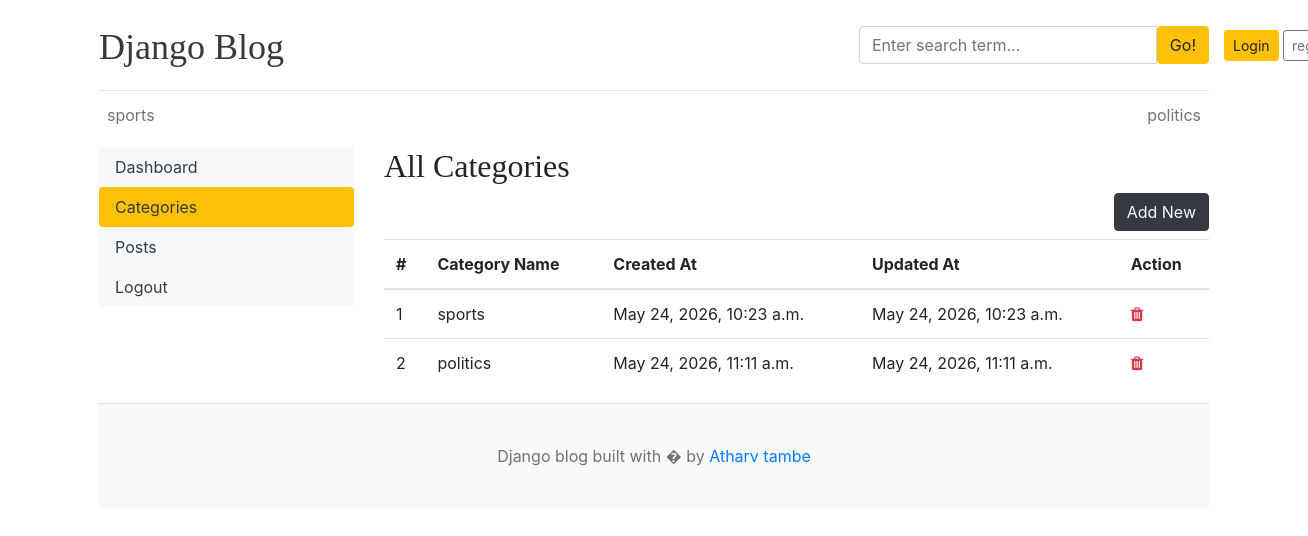
Page /dashboards/categories/ on the earlier database version.
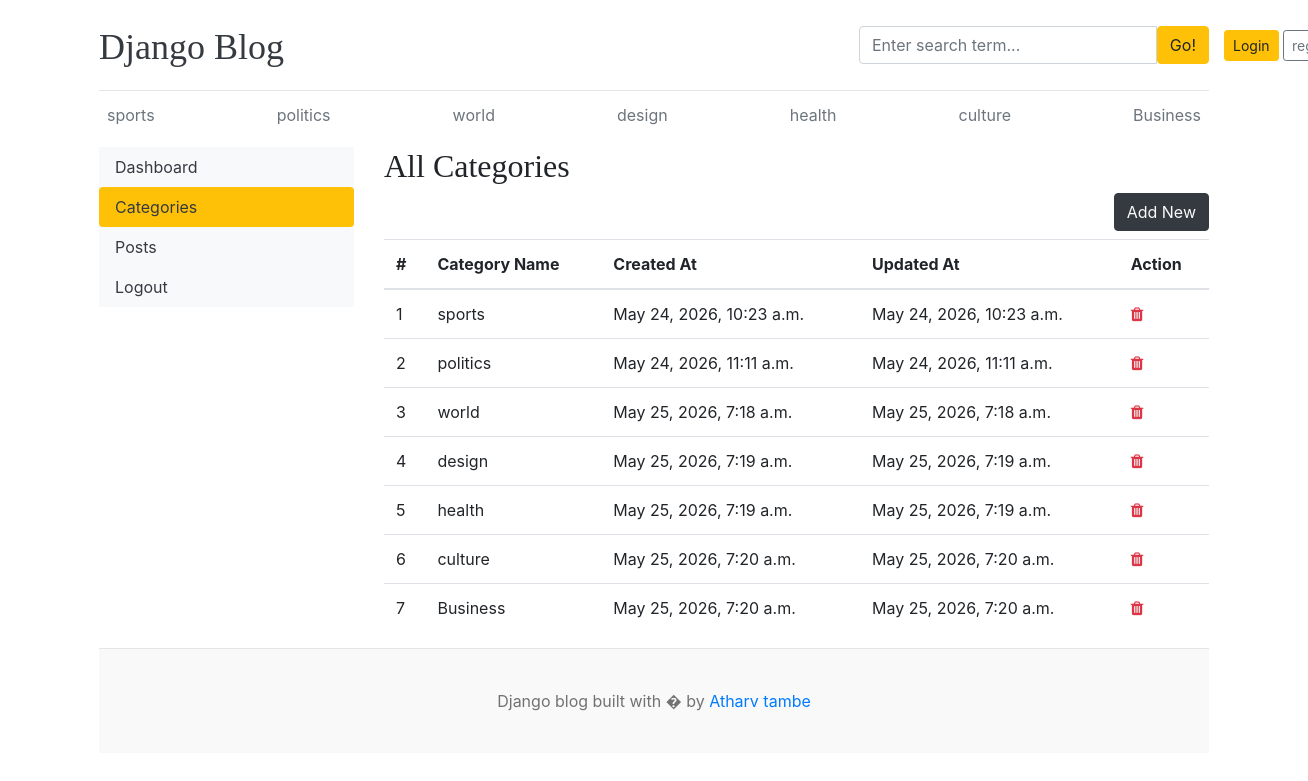
Same page on the later database version.
### blog/models.py (models this page shows)
class category(models.Model):
    category_name = models.CharField(max_length=50 , unique=True)
    created_at = models.DateTimeField(auto_now_add=True)
    updated_at = models.DateTimeField(auto_now=True)
    class Meta:
        verbose_name_plural = "calegories"
    def __str__(self):
        return self.category_name

### dashboards/views.py (the view)
# urls.py: path('categories/',views.categories,name='categories'),
def categories(request):
    return render(request,'dashboards/categories.html')

### blog/context_processors.py (called while the page is built)
def get_categories(request):
    categories = category.objects.all()
    return dict(categories=categories)

### templates/dashboards/categories.html
{% extends 'base.html' %}
{% block content %}
<div class="row">
    {% include 'dashboards/sidebar.html' %}
    <div class="col-md-9">
        <h2>All Categories</h2>
        <a href="{% url 'add_category' %}" class="btn btn-dark text-light float-right mb-2">Add New</a>
        <table class="table table-hover">
            <thead>
              <tr>
                <th>#</th>
                <th>Category Name</th>
                <th>Created At</th>
                <th>Updated At</th>
                <th>Action</th>
              </tr>
            </thead>
            <tbody>
            {% for cat in categories %}
              <tr>
                <td>{{ forloop.counter }}</td>
                <td>{{ cat }}</td>
                <td>{{ cat.created_at }}</td>
                <td>{{ cat.updated_at }}</td>
                <td>
                    <a href="{% url 'delete_category' cat.id %}"><i class="fa fa-trash text-danger"></i></a>
                </td>
              </tr>
            {% endfor %}
            </tbody>
          </table>
    </div>
</div>
{% endblock %}

### templates/base.html (shortened to what this page needs)
{% load static %}
<!DOCTYPE html>
<html lang="en">
<head>
    <link href="https://getbootstrap.com/docs/4.0/dist/css/bootstrap.min.css" rel="stylesheet">
    <link href="{% static 'css/blog.css' %}" rel="stylesheet">
    <link rel="stylesheet" href="https://cdnjs.cloudflare.com/ajax/libs/font-awesome/4.7.0/css/font-awesome.min.css">
  </head>
<body>
    <div class="container">
      <header class="blog-header py-3">
        <div class="row flex-nowrap justify-content-between align-items-center">
          <div class="col-8 pt-1">
            <a class="blog-header-logo text-dark" href="/">Django Blog</a>
          </div>
          <div class="col-4">
            <form action="{% url 'search' %}" method="GET">
              <div class="input-group">
                <input class="form-control" type="text" name="keyword" value="{{ keyword }}" placeholder="Enter search term..." aria-label="Enter search term..." aria-describedby="button-search" />
                <button type="submit" class="btn btn-warning" id="button-search" type="button">Go!</button>
            </div>
            </form>
          </div>
          <div class="col-le-6 d-flex justify-content-end align-items-center">
            {% if not user.is_authenticated %}
            <a class="btn btn-sm btn-warning" href="{% url 'login' %}">Login</a> &nbsp;
            <a class="btn btn-sm btn-outline-secondary" href="{% url 'register' %}">register</a>
            {% else %}
            <span><a href="{% url 'dashboard' %}">Dashboard</a></span>
            &emsp;
            <span><a href="{% url 'logout' %}">Logout</a></span>
            {% endif %}
          </div>
        </div>
      </header>
            <div class="nav-scroller py-1 mb-2">
        <nav class="nav d-flex justify-content-between">
          {% for i in categories %}
          <a class="p-2 text-muted" href="{% url 'post_by_category' i.id %}">{{ i }}</a>
          {% endfor %}
        </nav>
      </div>
{% block content %}
{% endblock %}
 <footer class="blog-footer">
  <p>Django blog built with � by <a href="">Atharv tambe</a></p>
</footer>
</body>
</html>

### templates/dashboards/sidebar.html (shortened to what this page needs)
<div class="col-md-3">
    <div class="nav flex-column nav-pills bg-light" aria-orientation="vertical">
        <a href="{% url 'dashboard' %}" class="nav-link text-dark {% if '/dashboards/' == request.path %}bg-warning{% endif %}">Dashboard</a>
        <a href="{% url 'categories' %}" class="nav-link text-dark {% if '/categories/' in request.path %}bg-warning{% endif %}">Categories</a>
        <a href="{% url 'posts' %}" class="nav-link text-dark {% if '/posts/' in request.path %}bg-warning{% endif %}">Posts</a>
        <a href="" class="nav-link text-dark">Logout</a>
    </div>
</div>

### blog_main/static/css/blog.css (style rules this page uses)
.blog-header { border-bottom: 1px solid #e5e5e5; }
.blog-header-logo { font-family: "Playfair Display", Georgia, "Times New Roman", serif; font-size: 2.25rem; }
h1, h2, h3, h4, h5, h6 { font-family: "Playfair Display", Georgia, "Times New Roman", serif; }
.blog-footer { padding: 2.5rem 0; color: #727272; text-align: center; background-color: #f9f9f9; border-top: .05rem solid #e5e5e5; }
.blog-footer p:last-child { margin-bottom: 0; }

Differences in the rows shown:
added category: category_name "world", created_at "May 25, 2026, 7:18 a.m.", updated_at "May 25, 2026, 7:18 a.m."
added category: category_name "design", created_at "May 25, 2026, 7:19 a.m.", updated_at "May 25, 2026, 7:19 a.m."
added category: category_name "health", created_at "May 25, 2026, 7:19 a.m.", updated_at "May 25, 2026, 7:19 a.m."
added category: category_name "culture", created_at "May 25, 2026, 7:20 a.m.", updated_at "May 25, 2026, 7:20 a.m."
added category: category_name "Business", created_at "May 25, 2026, 7:20 a.m.", updated_at "May 25, 2026, 7:20 a.m."
